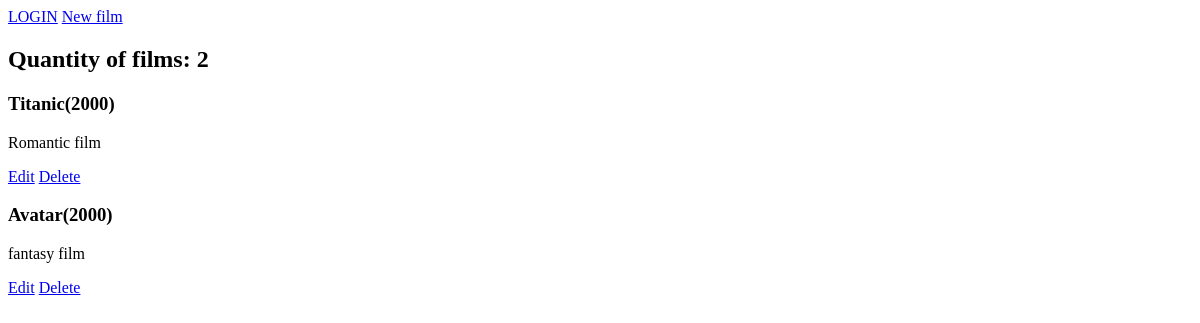
/app_films/all_films/, run on an earlier commit of the app's database.
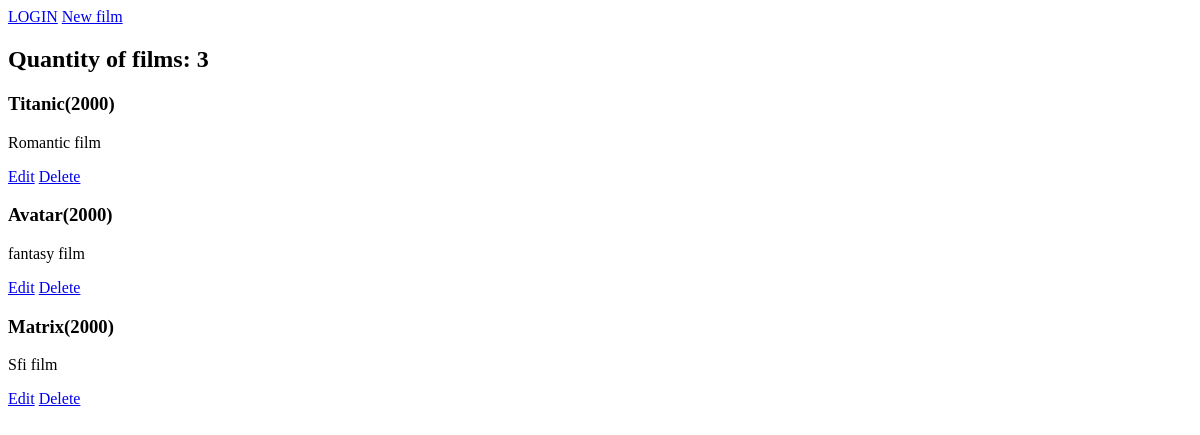
And on a later commit of the database.
### app_films/models.py (models this page shows)
class Film(models.Model):
    title = models.CharField(max_length=64, blank=False)
    year = models.PositiveSmallIntegerField(default=2000)
    description = models.TextField(default="")
    premiere = models.DateField(null=True, blank=True)
    imdb_rating = models.DecimalField(max_digits=4, decimal_places=2, null=True, blank=True)
    poster = models.ImageField(upload_to="posters", null=True, blank=True)
    def __str__(self):
        return self.title + '(' + str(self.year) + ')'

### app_films/views.py (the view)
# urls.py: path('all_films/', all_films, name="all"),
def all_films(request):
    films = Film.objects.all()
    return render(request, 'films.html', {'films': films})

### templates/films.html (shortened to what this page needs)
{% extends 'main.html' %}
{% block website %}
    {% if user.is_authenticated %}
        Hello {{ user.username }}
        <a href="{% url 'logout' %}">LOGOUT</a>
    {% else %}
        <a href="{% url 'login' %}">LOGIN</a>
    {% endif %}
    <a href="{% url 'new' %}">New film</a>
    {% if films|length == 0 %}
        <h2>NO FILMS IN DATABASE</h2>
    {% else %}
        <h2>Quantity of films: {{ films|length }}</h2>
        {% for film in films %}
            <h3>{{ film }}</h3>
            <p>{{ film.description }}</p>
            <a href="{% url 'edit' film.id %}">Edit</a>
            <a href="{% url 'delete' film.id %}">Delete</a>
        {% endfor %}
    {% endif %}
{% endblock %}

### templates/main.html (shortened to what this page needs)
{% load static %}
<!DOCTYPE html>
<html lang="en">
<head>
</head>
<body>
 {% block website %} {% endblock %}
</body>
</html>

What changed in the data, as far as the page shows it:
added Film: title+year "Matrix(2000)", description "Sfi film"
Also different on the page:
{{ films|length }}: "2" → "3"
